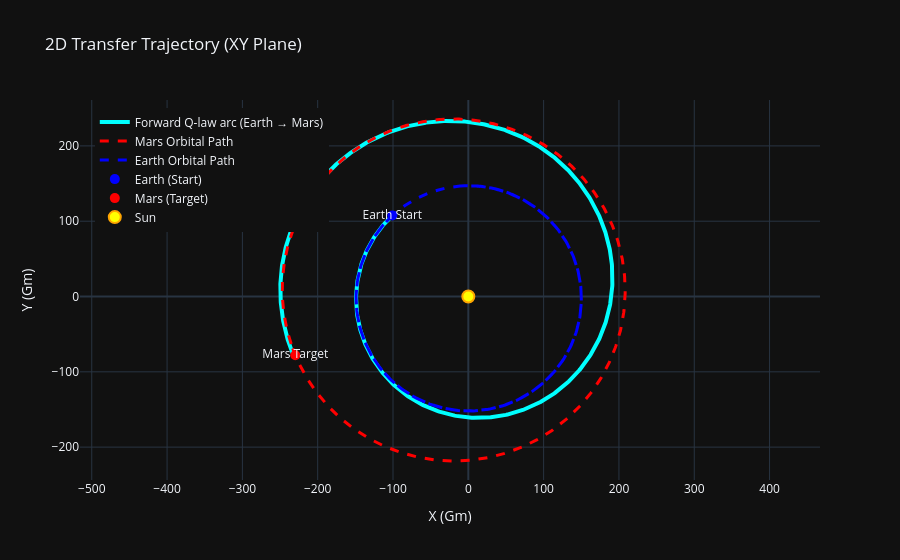
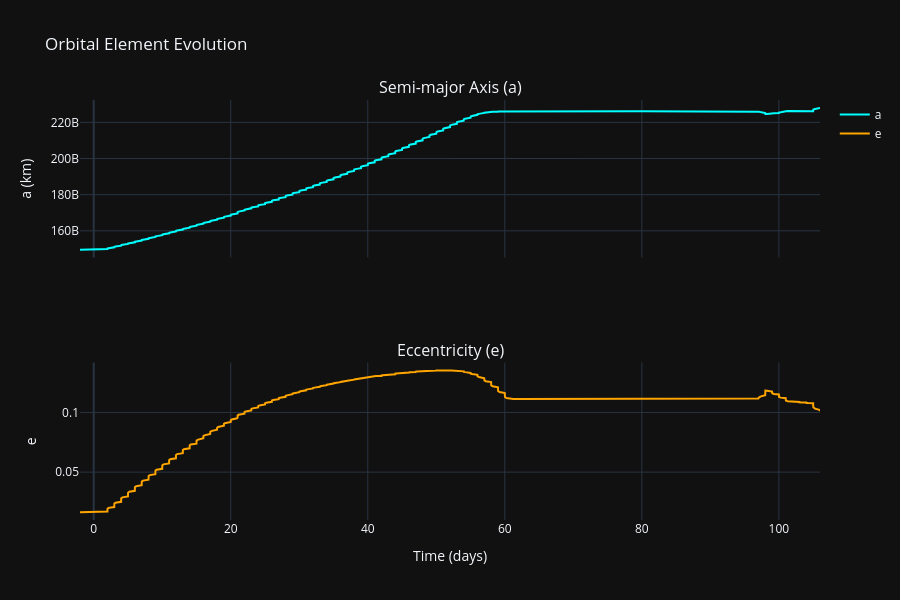
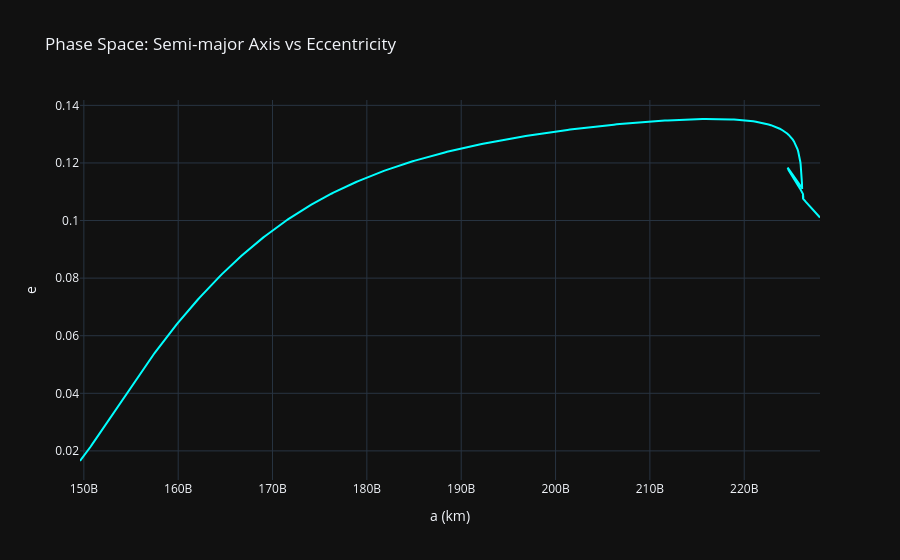
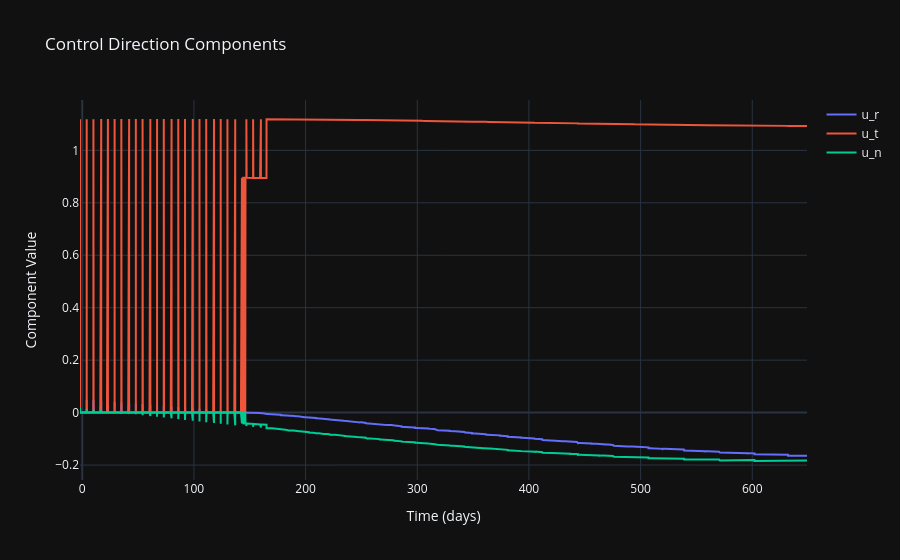

Here is the notebook cell these charts were saved with, in order:
### Code cell
import plotly.graph_objects as go
import numpy as np

# Convert to Gm (1e9 m)
AU_TO_GM = 1.495978707e2

# Example: pick one TOF from your loop
best_tf = tf_days[-1]
best_t0 = best_departure

# Get positions
earth_initial = earth_loc[best_t0, 0:3]
mars_initial  = mars_loc[best_t0, 0:3]
mars_final    = mars_loc[best_t0 + best_tf, 0:3]
earth_final   = earth_loc[best_t0 + best_tf, 0:3]

# Trajectories during flight (convert to Gm)
mars_traj_during_flight  = mars_loc[best_t0 : best_t0 + best_tf + 1, 0:3] / 1e9
earth_traj_during_flight = earth_loc[best_t0 : best_t0 + best_tf + 1, 0:3] / 1e9

# Forward trajectory
t_days_fw = fw_ts / 86400
r_traj_fw = fw_sol[0:3, :].T / 1e9

# Create 2D figure
fig = go.Figure()

# 1. Forward arc (Earth → Mars)
fig.add_trace(go.Scatter(
    x=r_traj_fw[:, 0],
    y=r_traj_fw[:, 1],
    mode='lines',
    name='Forward Q-law arc (Earth → Mars)',
    line=dict(width=4, color='cyan'),
    hovertemplate='<b>Time: %{text:.1f} days</b><br>X: %{x:.2f} Gm<br>Y: %{y:.2f} Gm<extra></extra>',
    text=t_days_fw
))

# 2. Mars orbit path
fig.add_trace(go.Scatter(
    x=mars_traj_during_flight[:, 0],
    y=mars_traj_during_flight[:, 1],
    mode='lines',
    name='Mars Orbital Path',
    line=dict(width=3, color='red', dash='dash'),
    hovertemplate='<b>Mars Path</b><br>X: %{x:.2f} Gm<br>Y: %{y:.2f} Gm<extra></extra>'
))

# 3. Earth orbit path
fig.add_trace(go.Scatter(
    x=earth_traj_during_flight[:, 0],
    y=earth_traj_during_flight[:, 1],
    mode='lines',
    name='Earth Orbital Path',
    line=dict(width=3, color='blue', dash='dash'),
    hovertemplate='<b>Earth Path</b><br>X: %{x:.2f} Gm<br>Y: %{y:.2f} Gm<extra></extra>'
))

# 4. Earth initial
fig.add_trace(go.Scatter(
    x=[earth_initial[0]/1e9],
    y=[earth_initial[1]/1e9],
    mode='markers+text',
    name='Earth (Start)',
    marker=dict(size=10, color='blue'),
    text=['Earth Start'],
    textposition="middle center"
))

# 5. Mars final (target)
fig.add_trace(go.Scatter(
    x=[mars_final[0]/1e9],
    y=[mars_final[1]/1e9],
    mode='markers+text',
    name='Mars (Target)',
    marker=dict(size=10, color='red'),
    text=['Mars Target'],
    textposition="middle center"
))

# 6. Sun at origin
fig.add_trace(go.Scatter(
    x=[0], y=[0],
    mode='markers',
    name='Sun',
    marker=dict(size=12, color='yellow', line=dict(color='orange', width=2))
))

# Layout tweaks (important for 2D orbital plots)
fig.update_layout(
    title="2D Transfer Trajectory (XY Plane)",
    xaxis_title="X (Gm)",
    yaxis_title="Y (Gm)",
    xaxis=dict(scaleanchor="y", scaleratio=1),  # keeps aspect ratio equal
    template="plotly_dark",
    legend=dict(x=0.02, y=0.98)
)

fig.show()


import plotly.graph_objects as go
from plotly.subplots import make_subplots
import numpy as np

t_days = fw_ts / 86400
print(t_days)
t_days = t_days-400
print(t_days)

# Create subplots (2 rows, shared x-axis)
fig = make_subplots(
    rows=2, cols=1,
    shared_xaxes=True,
    subplot_titles=("Semi-major Axis (a)", "Eccentricity (e)")
)

# --- Top: Semi-major axis ---
fig.add_trace(go.Scatter(
    x=t_days,
    y=fw_as,
    mode='lines',
    name='a',
    line=dict(color='cyan')
), row=1, col=1)

# --- Bottom: Eccentricity ---
fig.add_trace(go.Scatter(
    x=t_days,
    y=fw_es,
    mode='lines',
    name='e',
    line=dict(color='orange')
), row=2, col=1)

# Layout
fig.update_layout(
    title="Orbital Element Evolution",
    template="plotly_dark",
    height=600
)

# Axis labels
fig.update_xaxes(title_text="Time (days)", row=2, col=1)
fig.update_yaxes(title_text="a (km)", row=1, col=1)
fig.update_yaxes(title_text="e", row=2, col=1)

fig.show()


fig = go.Figure()

fig.add_trace(go.Scatter(
    x=fw_as,
    y=fw_es,
    mode='lines',
    line=dict(color='cyan'),
    name="Trajectory in (a,e)"
))

fig.update_layout(
    title="Phase Space: Semi-major Axis vs Eccentricity",
    xaxis_title="a (km)",
    yaxis_title="e",
    template="plotly_dark"
)

fig.show()

fig = go.Figure()

fig.add_trace(go.Scatter(x=t_days, y=fw_uhist[:,0], name="u_r"))
fig.add_trace(go.Scatter(x=t_days, y=fw_uhist[:,1], name="u_t"))
fig.add_trace(go.Scatter(x=t_days, y=fw_uhist[:,2], name="u_n"))

fig.update_layout(
    title="Control Direction Components",
    xaxis_title="Time (days)",
    yaxis_title="Component Value",
    template="plotly_dark"
)

fig.show()

fig = go.Figure()

fig.add_trace(go.Scatter(
    x=t_days,
    y=fw_qhist,
    mode='lines',
    name="Q-value",
    line=dict(color='orange')
))

fig.update_layout(
    title="Q-law Lyapunov Function",
    xaxis_title="Time (days)",
    yaxis_title="Q",
    template="plotly_dark"
)

fig.show()

### Figure 1 — Plotly figure (JSON) as saved in the notebook; plotly's stock layout.template omitted (floating-point values rounded to 4 significant figures; data arrays with more than 128 entries replaced by an {"elided": "..."} marker saying what was removed)
{"data": [{"hovertemplate": "<b>Time: %{text:.1f} days</b><br>X: %{x:.2f} Gm<br>Y: %{y:.2f} Gm<extra></extra>", "line": {"color": "cyan", "width": 4}, "mode": "lines", "name": "Forward Q-law arc (Earth → Mars)", "text": {"elided": "3934 float values"}, "type": "scatter", "x": {"elided": "3934 float values"}, "y": {"elided": "3934 float values"}}, {"hovertemplate": "<b>Mars Path</b><br>X: %{x:.2f} Gm<br>Y: %{y:.2f} Gm<extra></extra>", "line": {"color": "red", "dash": "dash", "width": 3}, "mode": "lines", "name": "Mars Orbital Path", "type": "scatter", "x": {"elided": "693 float values"}, "y": {"elided": "693 float values"}}, {"hovertemplate": "<b>Earth Path</b><br>X: %{x:.2f} Gm<br>Y: %{y:.2f} Gm<extra></extra>", "line": {"color": "blue", "dash": "dash", "width": 3}, "mode": "lines", "name": "Earth Orbital Path", "type": "scatter", "x": {"elided": "693 float values"}, "y": {"elided": "693 float values"}}, {"marker": {"color": "blue", "size": 10}, "mode": "markers+text", "name": "Earth (Start)", "text": ["Earth Start"], "textposition": "middle center", "type": "scatter", "x": [-100.9], "y": [107.5]}, {"marker": {"color": "red", "size": 10}, "mode": "markers+text", "name": "Mars (Target)", "text": ["Mars Target"], "textposition": "middle center", "type": "scatter", "x": [-229.7], "y": [-77.93]}, {"marker": {"color": "yellow", "line": {"color": "orange", "width": 2}, "size": 12}, "mode": "markers", "name": "Sun", "type": "scatter", "x": [0], "y": [0]}], "layout": {"legend": {"x": 0.02, "y": 0.98}, "title": {"text": "2D Transfer Trajectory (XY Plane)"}, "xaxis": {"scaleanchor": "y", "scaleratio": 1, "title": {"text": "X (Gm)"}}, "yaxis": {"title": {"text": "Y (Gm)"}}}}

### Figure 2 — Plotly figure (JSON) as saved in the notebook; plotly's stock layout.template omitted (floating-point values rounded to 4 significant figures; data arrays with more than 128 entries replaced by an {"elided": "..."} marker saying what was removed)
{"data": [{"line": {"color": "cyan"}, "mode": "lines", "name": "a", "type": "scatter", "x": {"elided": "3934 float values"}, "xaxis": "x", "y": {"elided": "652 float values"}, "yaxis": "y"}, {"line": {"color": "orange"}, "mode": "lines", "name": "e", "type": "scatter", "x": {"elided": "3934 float values"}, "xaxis": "x2", "y": {"elided": "652 float values"}, "yaxis": "y2"}], "layout": {"annotations": [{"font": {"size": 16}, "showarrow": false, "text": "Semi-major Axis (a)", "x": 0.5, "xanchor": "center", "xref": "paper", "y": 1, "yanchor": "bottom", "yref": "paper"}, {"font": {"size": 16}, "showarrow": false, "text": "Eccentricity (e)", "x": 0.5, "xanchor": "center", "xref": "paper", "y": 0.375, "yanchor": "bottom", "yref": "paper"}], "height": 600, "title": {"text": "Orbital Element Evolution"}, "xaxis": {"anchor": "y", "domain": [0, 1], "matches": "x2", "showticklabels": false}, "xaxis2": {"anchor": "y2", "domain": [0, 1], "title": {"text": "Time (days)"}}, "yaxis": {"anchor": "x", "domain": [0.625, 1], "title": {"text": "a (km)"}}, "yaxis2": {"anchor": "x2", "domain": [0, 0.375], "title": {"text": "e"}}}}

### Figure 3 — Plotly figure (JSON) as saved in the notebook; plotly's stock layout.template omitted (floating-point values rounded to 4 significant figures; data arrays with more than 128 entries replaced by an {"elided": "..."} marker saying what was removed)
{"data": [{"line": {"color": "cyan"}, "mode": "lines", "name": "Trajectory in (a,e)", "type": "scatter", "x": {"elided": "652 float values"}, "y": {"elided": "652 float values"}}], "layout": {"title": {"text": "Phase Space: Semi-major Axis vs Eccentricity"}, "xaxis": {"title": {"text": "a (km)"}}, "yaxis": {"title": {"text": "e"}}}}

### Figure 4 — Plotly figure (JSON) as saved in the notebook; plotly's stock layout.template omitted (floating-point values rounded to 4 significant figures; data arrays with more than 128 entries replaced by an {"elided": "..."} marker saying what was removed)
{"data": [{"name": "u_r", "type": "scatter", "x": {"elided": "3934 float values"}, "y": {"elided": "24912 float values"}}, {"name": "u_t", "type": "scatter", "x": {"elided": "3934 float values"}, "y": {"elided": "24912 float values"}}, {"name": "u_n", "type": "scatter", "x": {"elided": "3934 float values"}, "y": {"elided": "24912 float values"}}], "layout": {"title": {"text": "Control Direction Components"}, "xaxis": {"title": {"text": "Time (days)"}}, "yaxis": {"title": {"text": "Component Value"}}}}
